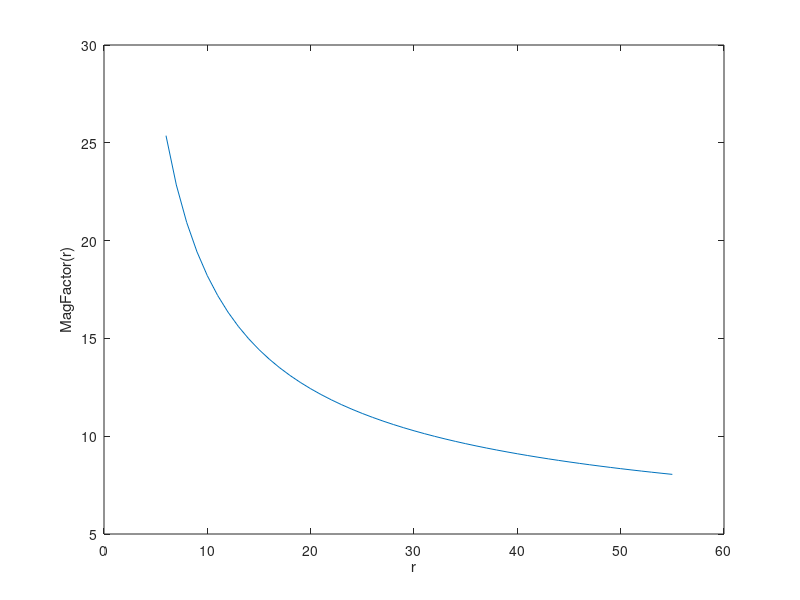
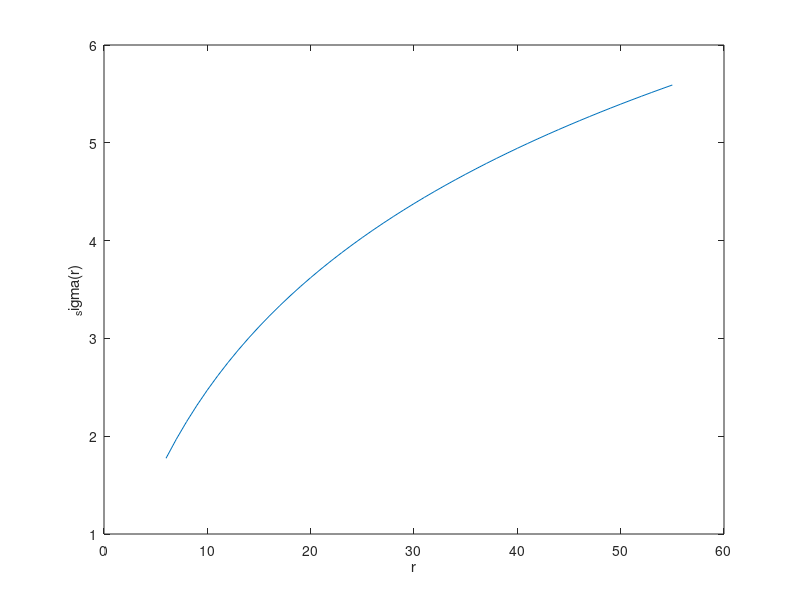
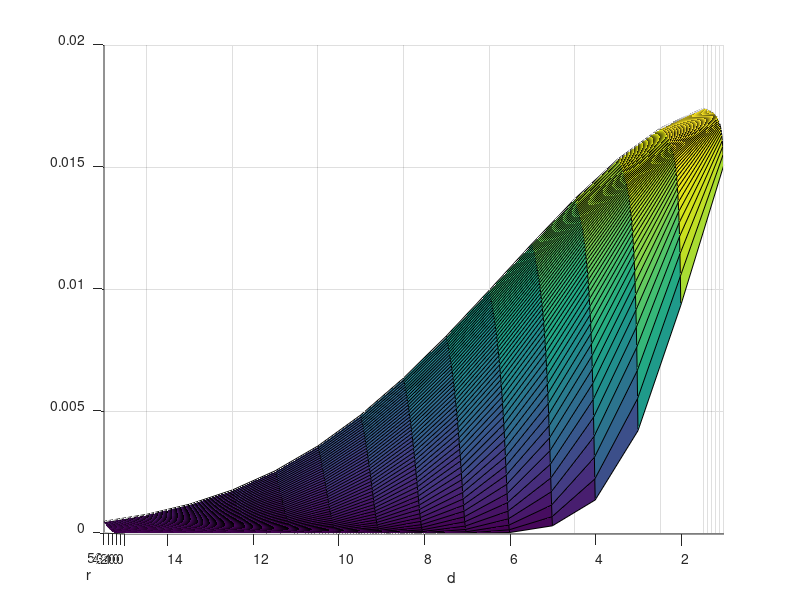
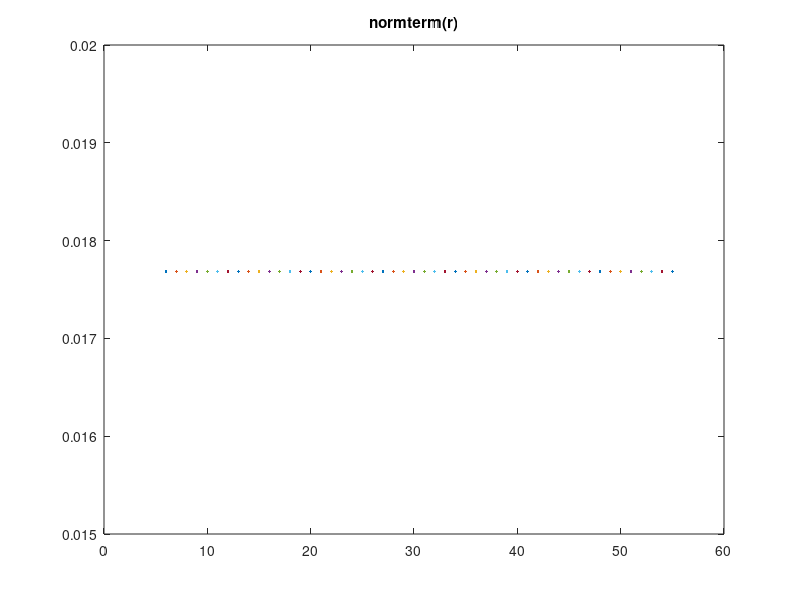

Recreate these plots in MATLAB, in order.
% octave file to investigate the widening gaussian projective field

W_nfs = 50
% Widening Factor
WF = 15
sigma = 3
E2 = 2.5

rshift = 5;
r = [1+rshift:50+rshift];

M_f =  W_nfs ./ (E2 .* log ((r/(2.*E2))+1));
figure(1)
plot (r, M_f);
xlabel('r');
ylabel('MagFactor(r)');

_sigma = WF.*sigma./M_f;
_SIGMA=repmat(_sigma, 50, 1)

figure(2)
plot (r, _sigma);
xlabel('r');
ylabel('_sigma(r)');

%normterm = 1./(power(_sigma,2).*2.*pi);
%NORMTERM = repmat(normterm, 50, 1);
normterm = 1./(power(sigma,2).*2.*pi);
NORMTERM = normterm;
figure(4)
plot (r, normterm);
title ('normterm(r)');

d = [1:50];
D = repmat (d, 50, 1)';

GAUSS = NORMTERM.*exp(-0.5.*power(D./_SIGMA,2));
figure(3)
surf(GAUSS)
xlabel('r')
ylabel('d')
ylim([1,15])
view([268 0.1])
